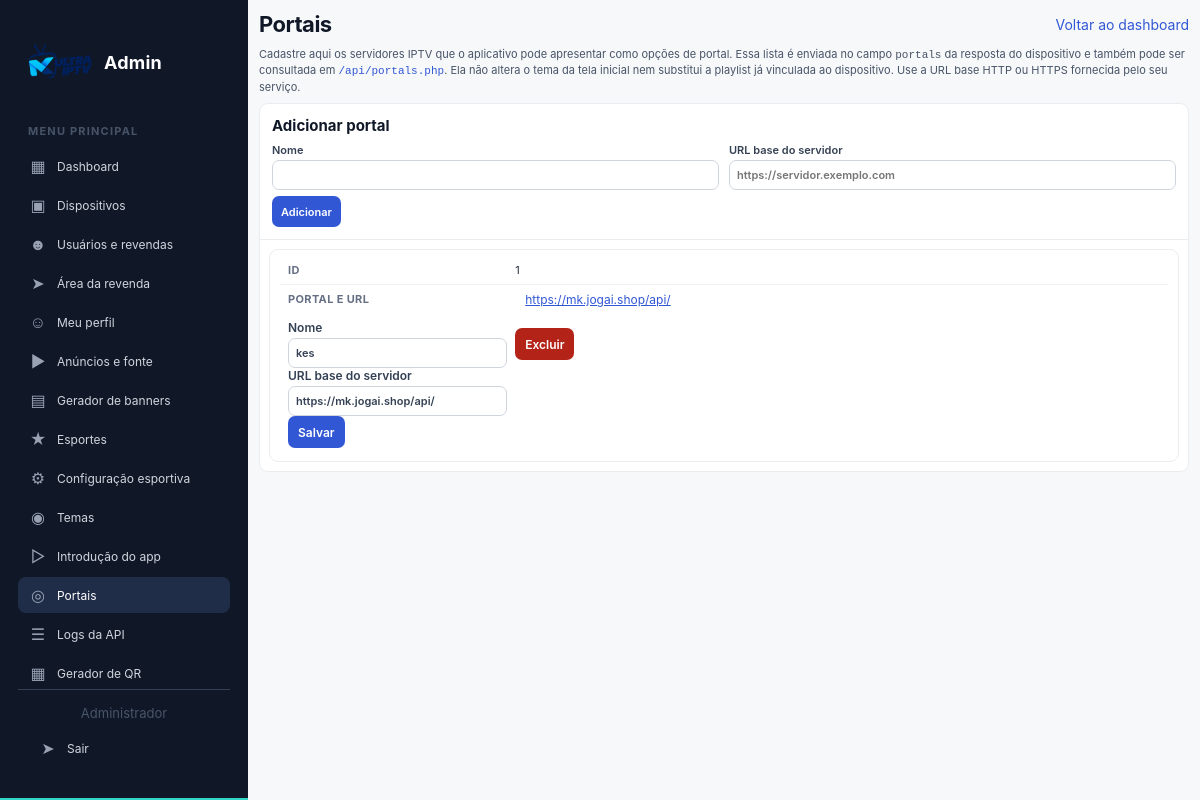
/admin/portals.php (signed in), run on the app's committed database.
### tables this page shows
CREATE TABLE app_settings (
            setting_key TEXT PRIMARY KEY,
            setting_value TEXT NOT NULL DEFAULT ''
        );

CREATE TABLE portals (
        id INTEGER PRIMARY KEY AUTOINCREMENT,
        device_mac TEXT NOT NULL,
        url TEXT NOT NULL, "name" TEXT,
        FOREIGN KEY(device_mac) REFERENCES devices(mac) ON DELETE CASCADE
    );

### api/includes/db.php (called while the page is built, shortened)
<?php
function getDB(): PDO
{
    static $db = null;
    if ($db instanceof PDO) {
        return $db;
    }
    $directory = __DIR__ . '/../db';
    $dbPath = $directory . '/.ansdb.db';
    $db = new PDO('sqlite:' . $dbPath);
    $db->setAttribute(PDO::ATTR_ERRMODE, PDO::ERRMODE_EXCEPTION);
    $db->setAttribute(PDO::ATTR_DEFAULT_FETCH_MODE, PDO::FETCH_ASSOC);
    $db->exec('PRAGMA foreign_keys = ON');
    $db->exec('PRAGMA busy_timeout = 5000');
    return $db;
}
function getPublicBaseUrl(): string
{
    $host = trim((string) ($_SERVER['HTTP_HOST'] ?? ''));
    $hostParts = $host !== '' ? parse_url('//' . $host) : false;
    $hostname = is_array($hostParts) ? (string) ($hostParts['host'] ?? '') : '';
    $port = is_array($hostParts) ? ($hostParts['port'] ?? null) : null;
    $validHostname = filter_var($hostname, FILTER_VALIDATE_IP) !== false
        || filter_var($hostname, FILTER_VALIDATE_DOMAIN, FILTER_FLAG_HOSTNAME) !== false;
    if ($validHostname && ($port === null || ($port >= 1 && $port <= 65535))) {
        $forwardedScheme = strtolower(trim(explode(',', (string) ($_SERVER['HTTP_X_FORWARDED_PROTO'] ?? ''))[0]));
        if (in_array($forwardedScheme, ['http', 'https'], true)) {
            $scheme = $forwardedScheme;
        } else {
            $scheme = (!empty($_SERVER['HTTPS']) && strtolower((string) $_SERVER['HTTPS']) !== 'off')
                || (int) ($port ?? 0) === 443
                ? 'https'
                : 'http';
        }
        $scriptName = str_replace('\\', '/', (string) ($_SERVER['SCRIPT_NAME'] ?? ''));
        $scriptName = '/' . ltrim(parse_url($scriptName, PHP_URL_PATH) ?: '', '/');
        $basePath = rtrim(str_replace('\\', '/', dirname($scriptName)), '/');
        foreach (['/admin/', '/api/', '/reseller/', '/banner/'] as $applicationPath) {
            $position = stripos($scriptName, $applicationPath);
            if ($position !== false) {
                $basePath = rtrim(substr($scriptName, 0, $position), '/');
                break;
            }
        }
        $authorityHost = str_contains($hostname, ':') ? '[' . $hostname . ']' : $hostname;
        $authority = $authorityHost . ($port === null ? '' : ':' . $port);
        return $scheme . '://' . $authority . $basePath;
    }
    throw new RuntimeException('Não foi possível determinar o domínio público da requisição. Configure IBO_PUBLIC_URL com uma URL HTTP ou HTTPS válida.');
}
function getPortals(PDO $db): array
{
    return $db->query('SELECT id, name, url FROM portals ORDER BY id ASC')->fetchAll();
}

### api/includes/branding.php (called while the page is built, shortened)
<?php
function getDefaultApkBrandingPath(PDO $db, string $field): string
{
    $settings = [
        'logo' => 'apk_default_logo',
        'background_image' => 'apk_default_background',
    ];
    $statement = $db->prepare('SELECT setting_value FROM app_settings WHERE setting_key = ?');
    $statement->execute([$settings[$field]]);
    $configuredPath = $statement->fetchColumn();
    if ($configuredPath !== false) {
        return validateApkBrandingPath((string) $configuredPath, $field);
    }
    $adminStatement = $db->prepare(
        'SELECT "' . $field . '" FROM users WHERE COALESCE(admin, 0) = 1 ORDER BY id ASC LIMIT 1'
    );
    $adminStatement->execute();
    return validateApkBrandingPath((string) ($adminStatement->fetchColumn() ?: ''), $field);
}
function validateApkBrandingPath(string $path, string $field): string
{
    $directory = $field === 'logo' ? 'branding' : 'backgrounds';
    $path = trim($path);
    $pattern = '~^/uploads/' . $directory . '/[A-Za-z0-9._-]+\.(?:png|jpg|webp)$~iD';
    return preg_match($pattern, $path) === 1 ? $path : '';
}

### admin/portals.php (the view, shortened to what this page needs)
<?php
require_once __DIR__ . '/../api/includes/db.php';
$db = getDB();
$portals = getPortals($db);
?>
<!DOCTYPE html>
<html lang="pt-BR">
<head>
    <link rel="stylesheet" href="assets/panel.css">
</head>
<body class="admin-page portals-admin-page">
<?php require __DIR__ . '/navigation.php'; ?>
<main>
    <header class="top"><h1>Portais</h1><a href="index.php">Voltar ao dashboard</a></header>
    <p class="help">Cadastre aqui os servidores IPTV que o aplicativo pode apresentar como opções de portal. Essa lista é enviada no campo <code>portals</code> da resposta do dispositivo e também pode ser consultada em <a href="../api/portals.php" target="_blank" rel="noopener noreferrer"><code>/api/portals.php</code></a>. Ela não altera o tema da tela inicial nem substitui a playlist já vinculada ao dispositivo. Use a URL base HTTP ou HTTPS fornecida pelo seu serviço.</p>
    <section class="panel">
        <div class="section">
            <h2>Adicionar portal</h2>
            <form method="post">
                <label>Nome<input name="name" maxlength="255" required></label>
                <label>URL base do servidor<input name="url" type="url" maxlength="2048" placeholder="https://servidor.exemplo.com" required></label>
                <button type="submit">Adicionar</button>
            </form>
        </div>
        <div class="table-wrap">
            <table>
                <tbody>
                <?php if ($portals === []): ?>
                    <tr>                    <td class="empty" colspan="2">Nenhum portal cadastrado. Adicione um servidor para disponibilizá-lo ao aplicativo.</td></tr>
                <?php else: ?>
                    <?php foreach ($portals as $portal): ?>
                        <?php
                        $portalUrl = (string) ($portal['url'] ?? '');
                        $portalScheme = strtolower((string) parse_url($portalUrl, PHP_URL_SCHEME));
                        $portalUrlIsSafe = filter_var($portalUrl, FILTER_VALIDATE_URL) !== false
                            && in_array($portalScheme, ['http', 'https'], true);
                        ?>
                        <tr>
                            <td><?= (int) $portal['id'] ?></td>
                            <td>
                                <p class="portal-url">
                                    <?php if ($portalUrlIsSafe): ?>
                                        <a href="<?= htmlspecialchars($portalUrl, ENT_QUOTES, 'UTF-8') ?>" target="_blank" rel="noopener noreferrer"><?= htmlspecialchars($portalUrl, ENT_QUOTES, 'UTF-8') ?></a>
                                    <?php else: ?>
                                        <?= htmlspecialchars($portalUrl, ENT_QUOTES, 'UTF-8') ?>
                                    <?php endif; ?>
                                </p>
                                <form class="edit" method="post">
                                    <label>Nome<input name="name" maxlength="255" value="<?= htmlspecialchars((string) ($portal['name'] ?? ''), ENT_QUOTES, 'UTF-8') ?>" required></label>
                                    <label>URL base do servidor<input name="url" type="url" maxlength="2048" value="<?= htmlspecialchars((string) ($portal['url'] ?? ''), ENT_QUOTES, 'UTF-8') ?>" required></label>
                                    <button type="submit">Salvar</button>
                                </form>
                                <form class="delete" method="post" onsubmit="return confirm('Excluir este portal?');">
                                    <button class="danger" type="submit">Excluir</button>
                                </form>
                            </td>
                        </tr>
                    <?php endforeach; ?>
                <?php endif; ?>
                </tbody>
            </table>
        </div>
    </section>
</main>
</body>
</html>

### admin/navigation.php (shortened to what this page needs)
<?php
require_once __DIR__ . '/../api/includes/db.php';
require_once __DIR__ . '/../api/includes/branding.php';
$adminRoute = basename($_SERVER['SCRIPT_NAME'] ?? '');
$activeRoute = !empty($isBannerGeneratorPage)
    ? 'banner_generator.php'
    : (in_array($adminRoute, ['device_edit.php', 'device_view.php'], true) ? 'devices.php' : $adminRoute);
$adminNavPrefix = !empty($isBannerGeneratorPage) ? '../admin/' : '';
$adminLogoPath = getDefaultApkBrandingPath(getDB(), 'logo');
$adminLogoUrl = $adminLogoPath === '' ? '' : getPublicBaseUrl() . $adminLogoPath;
$adminLogoAlt = 'Logo padrão do IBO Admin';
$adminLinks = [
    ['index.php', 'Dashboard', '&#9638;'],
    ['devices.php', 'Dispositivos', '&#9635;'],
    ['users.php', 'Usuários e revendas', '&#9787;'],
    ['../reseller/login.php', 'Área da revenda', '&#10148;'],
    ['profile.php', 'Meu perfil', '&#9786;'],
    ['ads.php', 'Anúncios e fonte', '&#9654;'],
    ['../banner/', 'Gerador de banners', '&#9636;'],
    ['sports.php', 'Esportes', '&#9733;'],
    ['sportconfira.php', 'Configuração esportiva', '&#9881;'],
    ['themes.php', 'Temas', '&#9673;'],
    ['intro.php', 'Introdução do app', '&#9655;'],
    ['portals.php', 'Portais', '&#9678;'],
    ['api_logs.php', 'Logs da API', '&#9776;'],
    ['qrcode.php', 'Gerador de QR', '&#9638;'],
    ['pix.php', 'Pix e ativações', '&#36;'],
];
?>
<link rel="stylesheet" href="<?= htmlspecialchars($adminNavPrefix, ENT_QUOTES, 'UTF-8') ?>assets/panel.css?v=admin-logo-size-20261025-6">
<aside class="admin-nav">
    <div class="admin-brand"><span class="admin-brand-mark"><?php if ($adminLogoUrl !== ''): ?><img src="<?= htmlspecialchars($adminLogoUrl, ENT_QUOTES, 'UTF-8') ?>" alt="<?= $adminLogoAlt ?>"><?php else: ?>IB<?php endif; ?></span><span>Admin</span></div>
    <p class="admin-nav-label">Menu principal</p>
    <nav class="admin-nav-links" id="admin-nav-links" aria-label="Menu principal">
        <?php foreach ($adminLinks as [$href, $label, $icon]): ?>
            <?php
            $active = !empty($isBannerGeneratorPage)
                ? $href === '../banner/'
                : $href === $activeRoute;
            $linkHref = !empty($isBannerGeneratorPage) && $href === '../banner/'
                ? '../banner/'
                : (!empty($isBannerGeneratorPage) && !str_starts_with($href, '../')
                    ? $adminNavPrefix . $href
                    : $href);
            ?>
            <a href="<?= htmlspecialchars($linkHref, ENT_QUOTES, 'UTF-8') ?>"<?= $active ? ' class="active" aria-current="page"' : '' ?>>
                <span class="admin-nav-icon"><?= $icon ?></span><?= htmlspecialchars($label, ENT_QUOTES, 'UTF-8') ?>
            </a>
        <?php endforeach; ?>
    </nav>
    <div class="admin-nav-footer">
        <small>Administrador</small>
        <a href="<?= htmlspecialchars($adminNavPrefix, ENT_QUOTES, 'UTF-8') ?>logout.php"><span class="admin-nav-icon">&#10148;</span>Sair</a>
    </div>
</aside>

### admin/portals.php (style rules this page uses)
* { box-sizing: border-box; }
body { margin: 0; padding: 32px 16px; background: #f7f8fa; color: #1d2939; font: 14px "Segoe UI", Arial, sans-serif; }
main { max-width: 900px; margin: auto; }
.top { display: flex; justify-content: space-between; align-items: center; gap: 12px; margin-bottom: 22px; }
h1 { margin: 0; color: #101828; font-size: 26px; }
h2 { margin: 0 0 15px; font-size: 17px; }
a { color: #3157d5; text-decoration: none; }
.panel { overflow: hidden; border: 1px solid #eaecf0; border-radius: 10px; background: #fff; }
.section { padding: 20px; border-bottom: 1px solid #eaecf0; }
label { display: block; margin-bottom: 12px; color: #475467; font-size: 12px; }
input { display: block; width: 100%; margin-top: 5px; padding: 9px 10px; border: 1px solid #d0d5dd; border-radius: 6px; font: inherit; }
button { padding: 9px 12px; border: 0; border-radius: 6px; background: #3157d5; color: #fff; cursor: pointer; font: inherit; }
button.danger { background: #b42318; }
table { width: 100%; border-collapse: collapse; }
th, td { padding: 12px; border-bottom: 1px solid #eaecf0; text-align: left; vertical-align: top; }
td form.edit { min-width: 300px; }
td form.delete { margin-top: 8px; }
.table-wrap { overflow-x: auto; }
.help { margin: 0 0 16px; color: #667085; line-height: 1.55; }
.portal-url { overflow-wrap: anywhere; }
.portal-url a { text-decoration: underline; }

### admin/navigation.php (style rules this page uses)
body.admin-page button, body.admin-page input[type="submit"], body.admin-page input[type="button"], body.admin-page a.button, body.admin-page a.btn, body.admin-page [role="button"] { background-color: #3157d5 !important; color: #fff !important; -webkit-text-fill-color: #fff; font-weight: 600; opacity: 1; text-shadow: none; }
body.admin-page button, body.admin-page input[type="submit"], body.admin-page input[type="button"], body.admin-page a.button, body.admin-page a.btn, body.admin-page [role="button"] { -webkit-text-fill-color: #fff !important; color: #fff !important; text-shadow: none !important; }
body.admin-page button.danger, body.admin-page button.delete, body.admin-page button.reject, body.admin-page button.btn-danger, body.admin-page a.button.danger, body.admin-page a.btn-danger { background-color: #b42318 !important; color: #fff !important; -webkit-text-fill-color: #fff; }

### data on the page
app_settings: setting_value (picture)
portals: id "1", url "https://mk.jogai.shop/api/", name "kes"

### other printed values
$icon "▦"
$label "Dashboard"
$icon "▣"
$label "Dispositivos"
$icon "☻"
$label "Usuários e revendas"
$icon "➤"
$label "Área da revenda"
$icon "☺"
$label "Meu perfil"
$icon "▶"
$label "Anúncios e fonte"
$icon "▤"
$label "Gerador de banners"
$icon "★"
